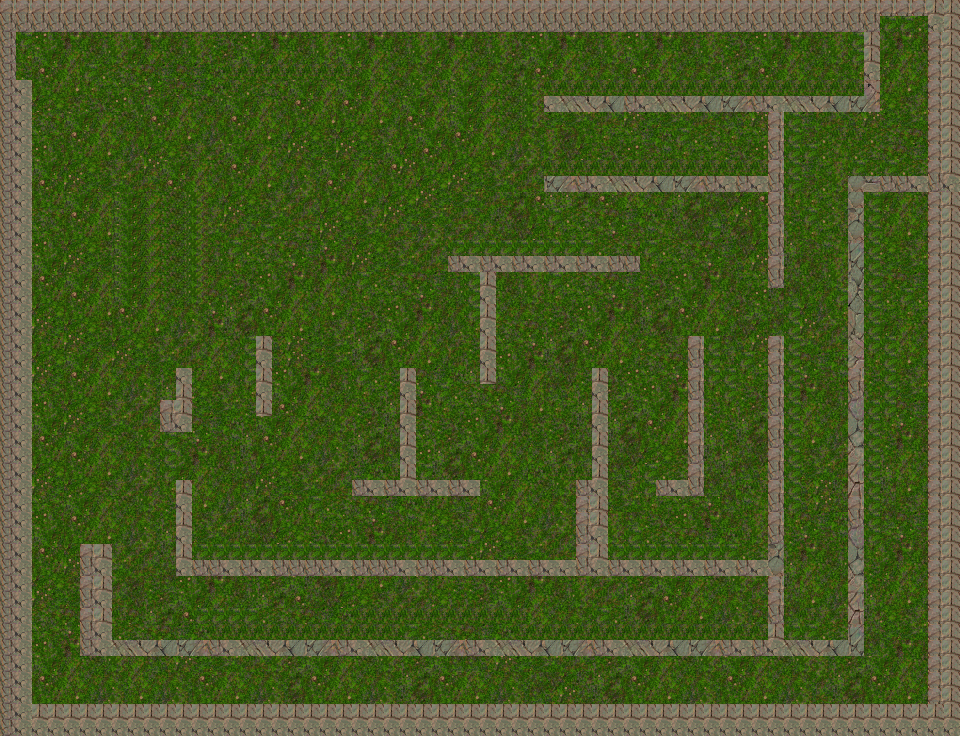

Rendered tile map (Tiled .tmx) drawn with the repository's tilesets; below, a short description and the map source with its tile grids summarised:
An orthogonal 60x46 tile map with 16x16 px tiles, 1 tile layer (Tile Layer 1), 2 tilesets.

<map version="1.0" orientation="orthogonal" renderorder="right-down" width="60" height="46" tilewidth="16" tileheight="16" nextobjectid="1">
 <tileset firstgid="1" name="grass" tilewidth="16" tileheight="16">
  <image source="grass.png" width="128" height="128" />
  <tile id="0">
   <properties>
    <property name="blocked" value="false" />
   </properties>
  </tile>
  <tile id="1">
   <properties>
    <property name="blocked" value="false" />
   </properties>
  </tile>
  <tile id="2">
   <properties>
    <property name="blocked" value="false" />
   </properties>
  </tile>
  <tile id="3">
   <properties>
    <property name="blocked" value="false" />
   </properties>
  </tile>
  <tile id="4">
   <properties>
    <property name="blocked" value="false" />
   </properties>
  </tile>
  <tile id="5">
   <properties>
    <property name="blocked" value="false" />
   </properties>
  </tile>
  <tile id="6">
   <properties>
    <property name="blocked" value="false" />
   </properties>
  </tile>
  <tile id="7">
   <properties>
    <property name="blocked" value="false" />
   </properties>
  </tile>
  <tile id="8">
   <properties>
    <property name="blocked" value="false" />
   </properties>
  </tile>
  <tile id="9">
   <properties>
    <property name="blocked" value="false" />
   </properties>
  </tile>
  <tile id="10">
   <properties>
    <property name="blocked" value="false" />
   </properties>
  </tile>
  <tile id="11">
   <properties>
    <property name="blocked" value="false" />
   </properties>
  </tile>
  <tile id="12">
   <properties>
    <property name="blocked" value="false" />
   </properties>
  </tile>
  <tile id="13">
   <properties>
    <property name="blocked" value="false" />
   </properties>
  </tile>
  <tile id="14">
   <properties>
    <property name="blocked" value="false" />
   </properties>
  </tile>
  <tile id="15">
   <properties>
    <property name="blocked" value="false" />
   </properties>
  </tile>
  <tile id="16">
   <properties>
    <property name="blocked" value="false" />
   </properties>
  </tile>
  <tile id="17">
   <properties>
    <property name="blocked" value="false" />
   </properties>
  </tile>
  <tile id="18">
   <properties>
    <property name="blocked" value="false" />
   </properties>
  </tile>
  <tile id="19">
   <properties>
    <property name="blocked" value="false" />
   </properties>
  </tile>
  <tile id="20">
   <properties>
    <property name="blocked" value="false" />
   </properties>
  </tile>
  <tile id="21">
   <properties>
    <property name="blocked" value="false" />
   </properties>
  </tile>
  <tile id="22">
   <properties>
    <property name="blocked" value="false" />
   </properties>
  </tile>
  <tile id="23">
   <properties>
    <property name="blocked" value="false" />
   </properties>
  </tile>
  <tile id="24">
   <properties>
    <property name="blocked" value="false" />
   </properties>
  </tile>
  <tile id="25">
   <properties>
    <property name="blocked" value="false" />
   </properties>
  </tile>
  <tile id="26">
   <properties>
    <property name="blocked" value="false" />
   </properties>
  </tile>
  <tile id="27">
   <properties>
    <property name="blocked" value="false" />
   </properties>
  </tile>
  <tile id="28">
   <properties>
    <property name="blocked" value="false" />
   </properties>
  </tile>
  <tile id="29">
   <properties>
    <property name="blocked" value="false" />
   </properties>
  </tile>
  <tile id="30">
   <properties>
    <property name="blocked" value="false" />
   </properties>
  </tile>
  <tile id="31">
   <properties>
    <property name="blocked" value="false" />
   </properties>
  </tile>
  <tile id="32">
   <properties>
    <property name="blocked" value="false" />
   </properties>
  </tile>
  <tile id="33">
   <properties>
    <property name="blocked" value="false" />
   </properties>
  </tile>
  <tile id="34">
   <properties>
    <property name="blocked" value="false" />
   </properties>
  </tile>
  <tile id="35">
   <properties>
    <property name="blocked" value="false" />
   </properties>
  </tile>
  <tile id="36">
   <properties>
    <property name="blocked" value="false" />
   </properties>
  </tile>
  <tile id="37">
   <properties>
    <property name="blocked" value="false" />
   </properties>
  </tile>
  <tile id="38">
   <properties>
    <property name="blocked" value="false" />
   </properties>
  </tile>
  <tile id="39">
   <properties>
    <property name="blocked" value="false" />
   </properties>
  </tile>
  <tile id="40">
   <properties>
    <property name="blocked" value="false" />
   </properties>
  </tile>
  <tile id="41">
   <properties>
    <property name="blocked" value="false" />
   </properties>
  </tile>
  <tile id="42">
   <properties>
    <property name="blocked" value="false" />
   </properties>
  </tile>
  <tile id="43">
   <properties>
    <property name="blocked" value="false" />
   </properties>
  </tile>
  <tile id="44">
   <properties>
    <property name="blocked" value="false" />
   </properties>
  </tile>
  <tile id="45">
   <properties>
    <property name="blocked" value="false" />
   </properties>
  </tile>
  <tile id="46">
   <properties>
    <property name="blocked" value="false" />
   </properties>
  </tile>
  <tile id="47">
   <properties>
    <property name="blocked" value="false" />
   </properties>
  </tile>
  <tile id="48">
   <properties>
    <property name="blocked" value="false" />
   </properties>
  </tile>
  <tile id="49">
   <properties>
    <property name="blocked" value="false" />
   </properties>
  </tile>
  <tile id="50">
   <properties>
    <property name="blocked" value="false" />
   </properties>
  </tile>
  <tile id="51">
   <properties>
    <property name="blocked" value="false" />
   </properties>
  </tile>
  <tile id="52">
   <properties>
    <property name="blocked" value="false" />
   </properties>
  </tile>
  <tile id="53">
   <properties>
    <property name="blocked" value="false" />
   </properties>
  </tile>
  <tile id="54">
   <properties>
    <property name="blocked" value="false" />
   </properties>
  </tile>
  <tile id="55">
   <properties>
    <property name="blocked" value="false" />
   </properties>
  </tile>
  <tile id="56">
   <properties>
    <property name="blocked" value="false" />
   </properties>
  </tile>
  <tile id="57">
   <properties>
    <property name="blocked" value="false" />
   </properties>
  </tile>
  <tile id="58">
   <properties>
    <property name="blocked" value="false" />
   </properties>
  </tile>
  <tile id="59">
   <properties>
    <property name="blocked" value="false" />
   </properties>
  </tile>
  <tile id="60">
   <properties>
    <property name="blocked" value="false" />
   </properties>
  </tile>
  <tile id="61">
   <properties>
    <property name="blocked" value="false" />
   </properties>
  </tile>
  <tile id="62">
   <properties>
    <property name="blocked" value="false" />
   </properties>
  </tile>
  <tile id="63">
   <properties>
    <property name="blocked" value="false" />
   </properties>
  </tile>
 </tileset>
 <tileset firstgid="65" name="rocks" tilewidth="16" tileheight="16">
  <image source="rocks.png" width="128" height="128" />
  <tile id="0">
   <properties>
    <property name="blocked" value="true" />
   </properties>
  </tile>
  <tile id="1">
   <properties>
    <property name="blocked" value="true" />
   </properties>
  </tile>
  <tile id="2">
   <properties>
    <property name="blocked" value="true" />
   </properties>
  </tile>
  <tile id="3">
   <properties>
    <property name="blocked" value="true" />
   </properties>
  </tile>
  <tile id="4">
   <properties>
    <property name="blocked" value="true" />
   </properties>
  </tile>
  <tile id="5">
   <properties>
    <property name="blocked" value="true" />
   </properties>
  </tile>
  <tile id="6">
   <properties>
    <property name="blocked" value="true" />
   </properties>
  </tile>
  <tile id="7">
   <properties>
    <property name="blocked" value="true" />
   </properties>
  </tile>
  <tile id="8">
   <properties>
    <property name="blocked" value="true" />
   </properties>
  </tile>
  <tile id="9">
   <properties>
    <property name="blocked" value="true" />
   </properties>
  </tile>
  <tile id="10">
   <properties>
    <property name="blocked" value="true" />
   </properties>
  </tile>
  <tile id="11">
   <properties>
    <property name="blocked" value="true" />
   </properties>
  </tile>
  <tile id="12">
   <properties>
    <property name="blocked" value="true" />
   </properties>
  </tile>
  <tile id="13">
   <properties>
    <property name="blocked" value="true" />
   </properties>
  </tile>
  <tile id="14">
   <properties>
    <property name="blocked" value="true" />
   </properties>
  </tile>
  <tile id="15">
   <properties>
    <property name="blocked" value="true" />
   </properties>
  </tile>
  <tile id="16">
   <properties>
    <property name="blocked" value="true" />
   </properties>
  </tile>
  <tile id="17">
   <properties>
    <property name="blocked" value="true" />
   </properties>
  </tile>
  <tile id="18">
   <properties>
    <property name="blocked" value="true" />
   </properties>
  </tile>
  <tile id="19">
   <properties>
    <property name="blocked" value="true" />
   </properties>
  </tile>
  <tile id="20">
   <properties>
    <property name="blocked" value="true" />
   </properties>
  </tile>
  <tile id="21">
   <properties>
    <property name="blocked" value="true" />
   </properties>
  </tile>
  <tile id="22">
   <properties>
    <property name="blocked" value="true" />
   </properties>
  </tile>
  <tile id="23">
   <properties>
    <property name="blocked" value="true" />
   </properties>
  </tile>
  <tile id="24">
   <properties>
    <property name="blocked" value="true" />
   </properties>
  </tile>
  <tile id="25">
   <properties>
    <property name="blocked" value="true" />
   </properties>
  </tile>
  <tile id="26">
   <properties>
    <property name="blocked" value="true" />
   </properties>
  </tile>
  <tile id="27">
   <properties>
    <property name="blocked" value="true" />
   </properties>
  </tile>
  <tile id="28">
   <properties>
    <property name="blocked" value="true" />
   </properties>
  </tile>
  <tile id="29">
   <properties>
    <property name="blocked" value="true" />
   </properties>
  </tile>
  <tile id="30">
   <properties>
    <property name="blocked" value="true" />
   </properties>
  </tile>
  <tile id="31">
   <properties>
    <property name="blocked" value="true" />
   </properties>
  </tile>
  <tile id="32">
   <properties>
    <property name="blocked" value="true" />
   </properties>
  </tile>
  <tile id="33">
   <properties>
    <property name="blocked" value="true" />
   </properties>
  </tile>
  <tile id="34">
   <properties>
    <property name="blocked" value="true" />
   </properties>
  </tile>
  <tile id="35">
   <properties>
    <property name="blocked" value="true" />
   </properties>
  </tile>
  <tile id="36">
   <properties>
    <property name="blocked" value="true" />
   </properties>
  </tile>
  <tile id="37">
   <properties>
    <property name="blocked" value="true" />
   </properties>
  </tile>
  <tile id="38">
   <properties>
    <property name="blocked" value="true" />
   </properties>
  </tile>
  <tile id="39">
   <properties>
    <property name="blocked" value="true" />
   </properties>
  </tile>
  <tile id="40">
   <properties>
    <property name="blocked" value="true" />
   </properties>
  </tile>
  <tile id="41">
   <properties>
    <property name="blocked" value="true" />
   </properties>
  </tile>
  <tile id="42">
   <properties>
    <property name="blocked" value="true" />
   </properties>
  </tile>
  <tile id="43">
   <properties>
    <property name="blocked" value="true" />
   </properties>
  </tile>
  <tile id="44">
   <properties>
    <property name="blocked" value="true" />
   </properties>
  </tile>
  <tile id="45">
   <properties>
    <property name="blocked" value="true" />
   </properties>
  </tile>
  <tile id="46">
   <properties>
    <property name="blocked" value="true" />
   </properties>
  </tile>
  <tile id="47">
   <properties>
    <property name="blocked" value="true" />
   </properties>
  </tile>
  <tile id="48">
   <properties>
    <property name="blocked" value="true" />
   </properties>
  </tile>
  <tile id="49">
   <properties>
    <property name="blocked" value="true" />
   </properties>
  </tile>
  <tile id="50">
   <properties>
    <property name="blocked" value="true" />
   </properties>
  </tile>
  <tile id="51">
   <properties>
    <property name="blocked" value="true" />
   </properties>
  </tile>
  <tile id="52">
   <properties>
    <property name="blocked" value="true" />
   </properties>
  </tile>
  <tile id="53">
   <properties>
    <property name="blocked" value="true" />
   </properties>
  </tile>
  <tile id="54">
   <properties>
    <property name="blocked" value="true" />
   </properties>
  </tile>
  <tile id="55">
   <properties>
    <property name="blocked" value="true" />
   </properties>
  </tile>
  <tile id="56">
   <properties>
    <property name="blocked" value="true" />
   </properties>
  </tile>
  <tile id="57">
   <properties>
    <property name="blocked" value="true" />
   </properties>
  </tile>
  <tile id="58">
   <properties>
    <property name="blocked" value="true" />
   </properties>
  </tile>
  <tile id="59">
   <properties>
    <property name="blocked" value="true" />
   </properties>
  </tile>
  <tile id="60">
   <properties>
    <property name="blocked" value="true" />
   </properties>
  </tile>
  <tile id="61">
   <properties>
    <property name="blocked" value="true" />
   </properties>
  </tile>
  <tile id="62">
   <properties>
    <property name="blocked" value="true" />
   </properties>
  </tile>
  <tile id="63">
   <properties>
    <property name="blocked" value="true" />
   </properties>
  </tile>
 </tileset>
 <layer name="Tile Layer 1" width="60" height="46">
  <data>[2760 cells, 2760 non-empty, 91 distinct tile ids]</data>
 </layer>
</map>
